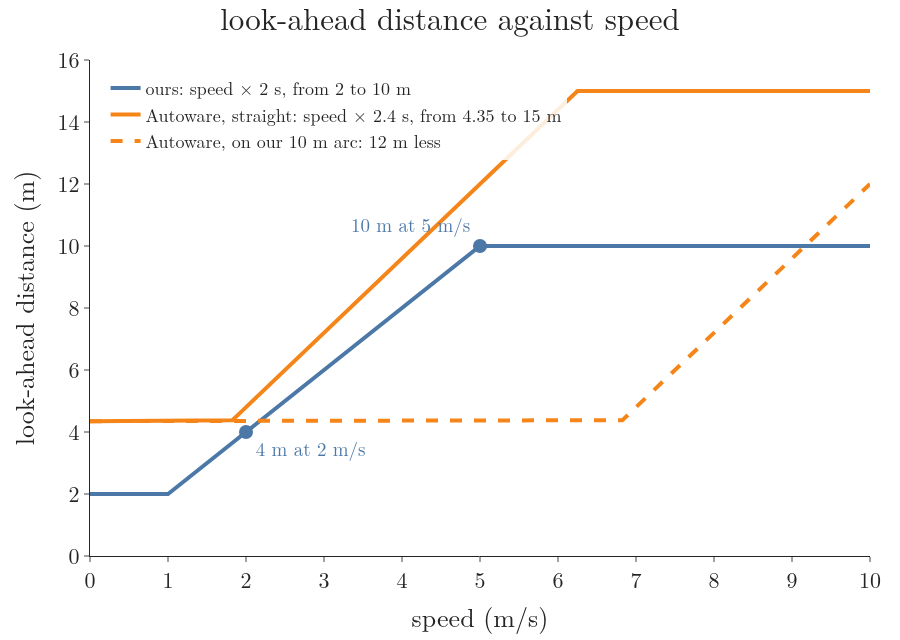

The Python source for this figure:
"""Look-ahead distance against speed. Ours: ld = v x 2 s, kept between 2 and 10 m, so 4 m at 2 m/s and 10 m at 5 m/s.
Autoware's pure pursuit (pure_pursuit.param.yaml): 2.4 s times the speed, minus 120 m^2 times the path curvature, kept
between 4.35 and 15 m; drawn on a straight and on our 10 m arc (curvature 0.1 per m, so 12 m less).
Run: python lookahead_speed.py -> lookahead_speed.png"""
from pathlib import Path

import numpy as np
import plotly.graph_objects as go

from gifkit import BLUE, FONT, GREY, ORANGE

here = Path(__file__).parent
v = np.linspace(0, 10, 401)
ours = np.clip(2.0 * v, 2.0, 10.0)
aw_straight = np.clip(2.4 * v, 4.35, 15.0)
aw_arc = np.clip(2.4 * v - 120 * 0.1, 4.35, 15.0)
assert np.interp(2, v, ours) == 4 and np.interp(5, v, ours) == 10
assert abs(np.interp(5, v, aw_straight) - 12) < 1e-9 and abs(np.interp(5, v, aw_arc) - 4.35) < 1e-9

fig = go.Figure()
fig.add_trace(go.Scatter(x=v, y=ours, mode="lines", line=dict(color=BLUE, width=4),
                         name="ours: speed × 2 s, from 2 to 10 m"))
fig.add_trace(go.Scatter(x=v, y=aw_straight, mode="lines", line=dict(color=ORANGE, width=4),
                         name="Autoware, straight: speed × 2.4 s, from 4.35 to 15 m"))
fig.add_trace(go.Scatter(x=v, y=aw_arc, mode="lines", line=dict(color=ORANGE, width=4, dash="dash"),
                         name="Autoware, on our 10 m arc: 12 m less"))
fig.add_trace(go.Scatter(x=[2, 5], y=[4, 10], mode="markers+text", marker=dict(color=BLUE, size=14),
                         text=["4 m at 2 m/s", "10 m at 5 m/s"], textposition=["bottom right", "top left"],
                         textfont=dict(size=19, color=BLUE), showlegend=False))
fig.update_layout(template="simple_white", font=FONT, width=900, height=640, margin=dict(l=90, r=30, t=60, b=80),
                  title=dict(x=0.5, text="look-ahead distance against speed"),
                  legend=dict(x=0.02, y=0.98, font=dict(size=18), bgcolor="rgba(255,255,255,0.85)"),
                  xaxis=dict(title="speed (m/s)", range=[0, 10], dtick=1),
                  yaxis=dict(title="look-ahead distance (m)", range=[0, 16], dtick=2))
fig.write_image(here / "lookahead_speed.png")
